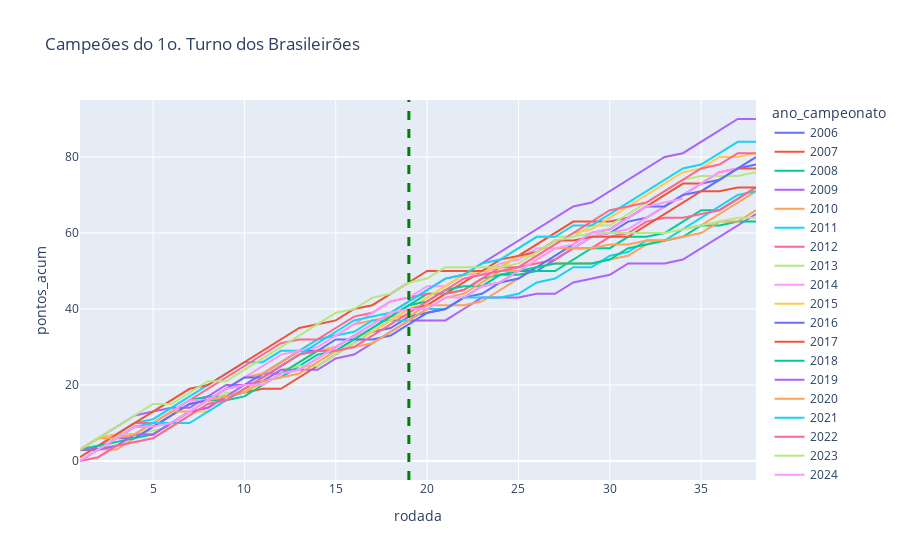

Source (notebook cell):
### Code cell
#Comparativo entre os campeões do 1o. turno desde 2006
plt.figure(figsize = (20,7))
df_plot = df_completo.loc[(df_completo.classificacao_1o_turno == 1) ]
fig = px.line(df_plot, x ='rodada', y = 'pontos_acum', color = 'ano_campeonato', title = f'Campeões do 1o. Turno dos Brasileirões', hover_name='time', hover_data=['classificacao_1o_turno', 'classificacao_final'])
fig.add_vline(x=19, line_width=3, line_dash="dash", line_color="green")

### Figure 1 — Plotly figure (JSON) as saved in the notebook; plotly's stock layout.template omitted (floating-point values rounded to 4 significant figures)
{"data": [{"customdata": [[1, 1], [1, 1], [1, 1], [1, 1], [1, 1], [1, 1], [1, 1], [1, 1], [1, 1], [1, 1], [1, 1], [1, 1], [1, 1], [1, 1], [1, 1], [1, 1], [1, 1], [1, 1], [1, 1], [1, 1], [1, 1], [1, 1], [1, 1], [1, 1], [1, 1], [1, 1], [1, 1], [1, 1], [1, 1], [1, 1], [1, 1], [1, 1], [1, 1], [1, 1], [1, 1], [1, 1], [1, 1], [1, 1]], "hovertemplate": "<b>%{hovertext}</b><br><br>ano_campeonato=2006<br>rodada=%{x}<br>pontos_acum=%{y}<br>classificacao_1o_turno=%{customdata[0]}<br>classificacao_final=%{customdata[1]}<extra></extra>", "hovertext": ["São Paulo", "São Paulo", "São Paulo", "São Paulo", "São Paulo", "São Paulo", "São Paulo", "São Paulo", "São Paulo", "São Paulo", "São Paulo", "São Paulo", "São Paulo", "São Paulo", "São Paulo", "São Paulo", "São Paulo", "São Paulo", "São Paulo", "São Paulo", "São Paulo", "São Paulo", "São Paulo", "São Paulo", "São Paulo", "São Paulo", "São Paulo", "São Paulo", "São Paulo", "São Paulo", "São Paulo", "São Paulo", "São Paulo", "São Paulo", "São Paulo", "São Paulo", "São Paulo", "São Paulo"], "legendgroup": "2006", "line": {"color": "#636efa", "dash": "solid"}, "marker": {"symbol": "circle"}, "mode": "lines", "name": "2006", "orientation": "v", "showlegend": true, "type": "scatter", "x": [1, 2, 3, 4, 5, 6, 7, 8, 9, 10, 11, 12, 13, 14, 15, 16, 17, 18, 19, 20, 21, 22, 23, 24, 25, 26, 27, 28, 29, 30, 31, 32, 33, 34, 35, 36, 37, 38], "xaxis": "x", "y": [3, 3, 6, 9, 9, 12, 15, 16, 19, 20, 23, 26, 29, 29, 30, 33, 34, 35, 38, 39, 40, 43, 44, 47, 50, 50, 53, 56, 59, 60, 63, 64, 67, 70, 73, 74, 77, 78], "yaxis": "y"}, {"customdata": [[1, 1], [1, 1], [1, 1], [1, 1], [1, 1], [1, 1], [1, 1], [1, 1], [1, 1], [1, 1], [1, 1], [1, 1], [1, 1], [1, 1], [1, 1], [1, 1], [1, 1], [1, 1], [1, 1], [1, 1], [1, 1], [1, 1], [1, 1], [1, 1], [1, 1], [1, 1], [1, 1], [1, 1], [1, 1], [1, 1], [1, 1], [1, 1], [1, 1], [1, 1], [1, 1], [1, 1], [1, 1], [1, 1]], "hovertemplate": "<b>%{hovertext}</b><br><br>ano_campeonato=2007<br>rodada=%{x}<br>pontos_acum=%{y}<br>classificacao_1o_turno=%{customdata[0]}<br>classificacao_final=%{customdata[1]}<extra></extra>", "hovertext": ["São Paulo", "São Paulo", "São Paulo", "São Paulo", "São Paulo", "São Paulo", "São Paulo", "São Paulo", "São Paulo", "São Paulo", "São Paulo", "São Paulo", "São Paulo", "São Paulo", "São Paulo", "São Paulo", "São Paulo", "São Paulo", "São Paulo", "São Paulo", "São Paulo", "São Paulo", "São Paulo", "São Paulo", "São Paulo", "São Paulo", "São Paulo", "São Paulo", "São Paulo", "São Paulo", "São Paulo", "São Paulo", "São Paulo", "São Paulo", "São Paulo", "São Paulo", "São Paulo", "São Paulo"], "legendgroup": "2007", "line": {"color": "#EF553B", "dash": "solid"}, "marker": {"symbol": "circle"}, "mode": "lines", "name": "2007", "orientation": "v", "showlegend": true, "type": "scatter", "x": [1, 2, 3, 4, 5, 6, 7, 8, 9, 10, 11, 12, 13, 14, 15, 16, 17, 18, 19, 20, 21, 22, 23, 24, 25, 26, 27, 28, 29, 30, 31, 32, 33, 34, 35, 36, 37, 38], "xaxis": "x", "y": [3, 3, 4, 7, 7, 10, 13, 14, 17, 18, 19, 19, 22, 25, 28, 31, 34, 37, 40, 41, 44, 47, 50, 51, 54, 57, 60, 63, 63, 63, 64, 67, 70, 73, 73, 76, 77, 77], "yaxis": "y"}, {"customdata": [[1, 2], [1, 2], [1, 2], [1, 2], [1, 2], [1, 2], [1, 2], [1, 2], [1, 2], [1, 2], [1, 2], [1, 2], [1, 2], [1, 2], [1, 2], [1, 2], [1, 2], [1, 2], [1, 2], [1, 2], [1, 2], [1, 2], [1, 2], [1, 2], [1, 2], [1, 2], [1, 2], [1, 2], [1, 2], [1, 2], [1, 2], [1, 2], [1, 2], [1, 2], [1, 2], [1, 2], [1, 2], [1, 2]], "hovertemplate": "<b>%{hovertext}</b><br><br>ano_campeonato=2008<br>rodada=%{x}<br>pontos_acum=%{y}<br>classificacao_1o_turno=%{customdata[0]}<br>classificacao_final=%{customdata[1]}<extra></extra>", "hovertext": ["Grêmio", "Grêmio", "Grêmio", "Grêmio", "Grêmio", "Grêmio", "Grêmio", "Grêmio", "Grêmio", "Grêmio", "Grêmio", "Grêmio", "Grêmio", "Grêmio", "Grêmio", "Grêmio", "Grêmio", "Grêmio", "Grêmio", "Grêmio", "Grêmio", "Grêmio", "Grêmio", "Grêmio", "Grêmio", "Grêmio", "Grêmio", "Grêmio", "Grêmio", "Grêmio", "Grêmio", "Grêmio", "Grêmio", "Grêmio", "Grêmio", "Grêmio", "Grêmio", "Grêmio"], "legendgroup": "2008", "line": {"color": "#00cc96", "dash": "solid"}, "marker": {"symbol": "circle"}, "mode": "lines", "name": "2008", "orientation": "v", "showlegend": true, "type": "scatter", "x": [1, 2, 3, 4, 5, 6, 7, 8, 9, 10, 11, 12, 13, 14, 15, 16, 17, 18, 19, 20, 21, 22, 23, 24, 25, 26, 27, 28, 29, 30, 31, 32, 33, 34, 35, 36, 37, 38], "xaxis": "x", "y": [3, 4, 7, 7, 10, 13, 16, 17, 17, 18, 21, 22, 25, 28, 29, 32, 35, 38, 41, 44, 44, 45, 48, 49, 49, 50, 50, 53, 56, 56, 59, 59, 60, 63, 66, 66, 69, 72], "yaxis": "y"}, {"customdata": [[1, 2], [1, 2], [1, 2], [1, 2], [1, 2], [1, 2], [1, 2], [1, 2], [1, 2], [1, 2], [1, 2], [1, 2], [1, 2], [1, 2], [1, 2], [1, 2], [1, 2], [1, 2], [1, 2], [1, 2], [1, 2], [1, 2], [1, 2], [1, 2], [1, 2], [1, 2], [1, 2], [1, 2], [1, 2], [1, 2], [1, 2], [1, 2], [1, 2], [1, 2], [1, 2], [1, 2], [1, 2], [1, 2]], "hovertemplate": "<b>%{hovertext}</b><br><br>ano_campeonato=2009<br>rodada=%{x}<br>pontos_acum=%{y}<br>classificacao_1o_turno=%{customdata[0]}<br>classificacao_final=%{customdata[1]}<extra></extra>", "hovertext": ["Internacional", "Internacional", "Internacional", "Internacional", "Internacional", "Internacional", "Internacional", "Internacional", "Internacional", "Internacional", "Internacional", "Internacional", "Internacional", "Internacional", "Internacional", "Internacional", "Internacional", "Internacional", "Internacional", "Internacional", "Internacional", "Internacional", "Internacional", "Internacional", "Internacional", "Internacional", "Internacional", "Internacional", "Internacional", "Internacional", "Internacional", "Internacional", "Internacional", "Internacional", "Internacional", "Internacional", "Internacional", "Internacional"], "legendgroup": "2009", "line": {"color": "#ab63fa", "dash": "solid"}, "marker": {"symbol": "circle"}, "mode": "lines", "name": "2009", "orientation": "v", "showlegend": true, "type": "scatter", "x": [1, 2, 3, 4, 5, 6, 7, 8, 9, 10, 11, 12, 13, 14, 15, 16, 17, 18, 19, 20, 21, 22, 23, 24, 25, 26, 27, 28, 29, 30, 31, 32, 33, 34, 35, 36, 37, 38], "xaxis": "x", "y": [3, 6, 9, 12, 13, 14, 14, 17, 20, 20, 23, 23, 24, 24, 27, 28, 31, 34, 37, 37, 37, 40, 43, 43, 43, 44, 44, 47, 48, 49, 52, 52, 52, 53, 56, 59, 62, 65], "yaxis": "y"}, {"customdata": [[1, 1], [1, 1], [1, 1], [1, 1], [1, 1], [1, 1], [1, 1], [1, 1], [1, 1], [1, 1], [1, 1], [1, 1], [1, 1], [1, 1], [1, 1], [1, 1], [1, 1], [1, 1], [1, 1], [1, 1], [1, 1], [1, 1], [1, 1], [1, 1], [1, 1], [1, 1], [1, 1], [1, 1], [1, 1], [1, 1], [1, 1], [1, 1], [1, 1], [1, 1], [1, 1], [1, 1], [1, 1], [1, 1]], "hovertemplate": "<b>%{hovertext}</b><br><br>ano_campeonato=2010<br>rodada=%{x}<br>pontos_acum=%{y}<br>classificacao_1o_turno=%{customdata[0]}<br>classificacao_final=%{customdata[1]}<extra></extra>", "hovertext": ["Fluminense", "Fluminense", "Fluminense", "Fluminense", "Fluminense", "Fluminense", "Fluminense", "Fluminense", "Fluminense", "Fluminense", "Fluminense", "Fluminense", "Fluminense", "Fluminense", "Fluminense", "Fluminense", "Fluminense", "Fluminense", "Fluminense", "Fluminense", "Fluminense", "Fluminense", "Fluminense", "Fluminense", "Fluminense", "Fluminense", "Fluminense", "Fluminense", "Fluminense", "Fluminense", "Fluminense", "Fluminense", "Fluminense", "Fluminense", "Fluminense", "Fluminense", "Fluminense", "Fluminense"], "legendgroup": "2010", "line": {"color": "#FFA15A", "dash": "solid"}, "marker": {"symbol": "circle"}, "mode": "lines", "name": "2010", "orientation": "v", "showlegend": true, "type": "scatter", "x": [1, 2, 3, 4, 5, 6, 7, 8, 9, 10, 11, 12, 13, 14, 15, 16, 17, 18, 19, 20, 21, 22, 23, 24, 25, 26, 27, 28, 29, 30, 31, 32, 33, 34, 35, 36, 37, 38], "xaxis": "x", "y": [0, 3, 3, 6, 9, 12, 15, 16, 19, 22, 23, 26, 29, 32, 33, 36, 37, 38, 38, 41, 41, 41, 42, 45, 48, 51, 52, 52, 52, 53, 54, 57, 58, 61, 62, 65, 68, 71], "yaxis": "y"}, {"customdata": [[1, 1], [1, 1], [1, 1], [1, 1], [1, 1], [1, 1], [1, 1], [1, 1], [1, 1], [1, 1], [1, 1], [1, 1], [1, 1], [1, 1], [1, 1], [1, 1], [1, 1], [1, 1], [1, 1], [1, 1], [1, 1], [1, 1], [1, 1], [1, 1], [1, 1], [1, 1], [1, 1], [1, 1], [1, 1], [1, 1], [1, 1], [1, 1], [1, 1], [1, 1], [1, 1], [1, 1], [1, 1], [1, 1]], "hovertemplate": "<b>%{hovertext}</b><br><br>ano_campeonato=2011<br>rodada=%{x}<br>pontos_acum=%{y}<br>classificacao_1o_turno=%{customdata[0]}<br>classificacao_final=%{customdata[1]}<extra></extra>", "hovertext": ["Corinthians", "Corinthians", "Corinthians", "Corinthians", "Corinthians", "Corinthians", "Corinthians", "Corinthians", "Corinthians", "Corinthians", "Corinthians", "Corinthians", "Corinthians", "Corinthians", "Corinthians", "Corinthians", "Corinthians", "Corinthians", "Corinthians", "Corinthians", "Corinthians", "Corinthians", "Corinthians", "Corinthians", "Corinthians", "Corinthians", "Corinthians", "Corinthians", "Corinthians", "Corinthians", "Corinthians", "Corinthians", "Corinthians", "Corinthians", "Corinthians", "Corinthians", "Corinthians", "Corinthians"], "legendgroup": "2011", "line": {"color": "#19d3f3", "dash": "solid"}, "marker": {"symbol": "circle"}, "mode": "lines", "name": "2011", "orientation": "v", "showlegend": true, "type": "scatter", "x": [1, 2, 3, 4, 5, 6, 7, 8, 9, 10, 11, 12, 13, 14, 15, 16, 17, 18, 19, 20, 21, 22, 23, 24, 25, 26, 27, 28, 29, 30, 31, 32, 33, 34, 35, 36, 37, 38], "xaxis": "x", "y": [3, 6, 7, 10, 11, 14, 17, 20, 23, 26, 26, 29, 29, 32, 33, 34, 37, 37, 37, 40, 40, 43, 43, 43, 44, 47, 48, 51, 51, 54, 55, 58, 58, 61, 64, 67, 70, 71], "yaxis": "y"}, {"customdata": [[1, 2], [1, 2], [1, 2], [1, 2], [1, 2], [1, 2], [1, 2], [1, 2], [1, 2], [1, 2], [1, 2], [1, 2], [1, 2], [1, 2], [1, 2], [1, 2], [1, 2], [1, 2], [1, 2], [1, 2], [1, 2], [1, 2], [1, 2], [1, 2], [1, 2], [1, 2], [1, 2], [1, 2], [1, 2], [1, 2], [1, 2], [1, 2], [1, 2], [1, 2], [1, 2], [1, 2], [1, 2], [1, 2]], "hovertemplate": "<b>%{hovertext}</b><br><br>ano_campeonato=2012<br>rodada=%{x}<br>pontos_acum=%{y}<br>classificacao_1o_turno=%{customdata[0]}<br>classificacao_final=%{customdata[1]}<extra></extra>", "hovertext": ["Atlético-MG", "Atlético-MG", "Atlético-MG", "Atlético-MG", "Atlético-MG", "Atlético-MG", "Atlético-MG", "Atlético-MG", "Atlético-MG", "Atlético-MG", "Atlético-MG", "Atlético-MG", "Atlético-MG", "Atlético-MG", "Atlético-MG", "Atlético-MG", "Atlético-MG", "Atlético-MG", "Atlético-MG", "Atlético-MG", "Atlético-MG", "Atlético-MG", "Atlético-MG", "Atlético-MG", "Atlético-MG", "Atlético-MG", "Atlético-MG", "Atlético-MG", "Atlético-MG", "Atlético-MG", "Atlético-MG", "Atlético-MG", "Atlético-MG", "Atlético-MG", "Atlético-MG", "Atlético-MG", "Atlético-MG", "Atlético-MG"], "legendgroup": "2012", "line": {"color": "#FF6692", "dash": "solid"}, "marker": {"symbol": "circle"}, "mode": "lines", "name": "2012", "orientation": "v", "showlegend": true, "type": "scatter", "x": [1, 2, 3, 4, 5, 6, 7, 8, 9, 10, 11, 12, 13, 14, 15, 16, 17, 18, 19, 20, 21, 22, 23, 24, 25, 26, 27, 28, 29, 30, 31, 32, 33, 34, 35, 36, 37, 38], "xaxis": "x", "y": [3, 6, 7, 10, 10, 13, 16, 19, 22, 25, 28, 31, 32, 32, 35, 38, 39, 42, 43, 44, 44, 45, 48, 51, 51, 52, 53, 56, 56, 59, 60, 63, 64, 64, 65, 66, 69, 72], "yaxis": "y"}, {"customdata": [[1, 1], [1, 1], [1, 1], [1, 1], [1, 1], [1, 1], [1, 1], [1, 1], [1, 1], [1, 1], [1, 1], [1, 1], [1, 1], [1, 1], [1, 1], [1, 1], [1, 1], [1, 1], [1, 1], [1, 1], [1, 1], [1, 1], [1, 1], [1, 1], [1, 1], [1, 1], [1, 1], [1, 1], [1, 1], [1, 1], [1, 1], [1, 1], [1, 1], [1, 1], [1, 1], [1, 1], [1, 1], [1, 1]], "hovertemplate": "<b>%{hovertext}</b><br><br>ano_campeonato=2013<br>rodada=%{x}<br>pontos_acum=%{y}<br>classificacao_1o_turno=%{customdata[0]}<br>classificacao_final=%{customdata[1]}<extra></extra>", "hovertext": ["Cruzeiro", "Cruzeiro", "Cruzeiro", "Cruzeiro", "Cruzeiro", "Cruzeiro", "Cruzeiro", "Cruzeiro", "Cruzeiro", "Cruzeiro", "Cruzeiro", "Cruzeiro", "Cruzeiro", "Cruzeiro", "Cruzeiro", "Cruzeiro", "Cruzeiro", "Cruzeiro", "Cruzeiro", "Cruzeiro", "Cruzeiro", "Cruzeiro", "Cruzeiro", "Cruzeiro", "Cruzeiro", "Cruzeiro", "Cruzeiro", "Cruzeiro", "Cruzeiro", "Cruzeiro", "Cruzeiro", "Cruzeiro", "Cruzeiro", "Cruzeiro", "Cruzeiro", "Cruzeiro", "Cruzeiro", "Cruzeiro"], "legendgroup": "2013", "line": {"color": "#B6E880", "dash": "solid"}, "marker": {"symbol": "circle"}, "mode": "lines", "name": "2013", "orientation": "v", "showlegend": true, "type": "scatter", "x": [1, 2, 3, 4, 5, 6, 7, 8, 9, 10, 11, 12, 13, 14, 15, 16, 17, 18, 19, 20, 21, 22, 23, 24, 25, 26, 27, 28, 29, 30, 31, 32, 33, 34, 35, 36, 37, 38], "xaxis": "x", "y": [3, 4, 4, 7, 8, 9, 12, 15, 18, 18, 21, 24, 25, 25, 28, 31, 34, 37, 40, 43, 46, 49, 50, 53, 56, 59, 59, 59, 62, 62, 65, 68, 71, 74, 75, 75, 75, 76], "yaxis": "y"}, {"customdata": [[1, 1], [1, 1], [1, 1], [1, 1], [1, 1], [1, 1], [1, 1], [1, 1], [1, 1], [1, 1], [1, 1], [1, 1], [1, 1], [1, 1], [1, 1], [1, 1], [1, 1], [1, 1], [1, 1], [1, 1], [1, 1], [1, 1], [1, 1], [1, 1], [1, 1], [1, 1], [1, 1], [1, 1], [1, 1], [1, 1], [1, 1], [1, 1], [1, 1], [1, 1], [1, 1], [1, 1], [1, 1], [1, 1]], "hovertemplate": "<b>%{hovertext}</b><br><br>ano_campeonato=2014<br>rodada=%{x}<br>pontos_acum=%{y}<br>classificacao_1o_turno=%{customdata[0]}<br>classificacao_final=%{customdata[1]}<extra></extra>", "hovertext": ["Cruzeiro", "Cruzeiro", "Cruzeiro", "Cruzeiro", "Cruzeiro", "Cruzeiro", "Cruzeiro", "Cruzeiro", "Cruzeiro", "Cruzeiro", "Cruzeiro", "Cruzeiro", "Cruzeiro", "Cruzeiro", "Cruzeiro", "Cruzeiro", "Cruzeiro", "Cruzeiro", "Cruzeiro", "Cruzeiro", "Cruzeiro", "Cruzeiro", "Cruzeiro", "Cruzeiro", "Cruzeiro", "Cruzeiro", "Cruzeiro", "Cruzeiro", "Cruzeiro", "Cruzeiro", "Cruzeiro", "Cruzeiro", "Cruzeiro", "Cruzeiro", "Cruzeiro", "Cruzeiro", "Cruzeiro", "Cruzeiro"], "legendgroup": "2014", "line": {"color": "#FF97FF", "dash": "solid"}, "marker": {"symbol": "circle"}, "mode": "lines", "name": "2014", "orientation": "v", "showlegend": true, "type": "scatter", "x": [1, 2, 3, 4, 5, 6, 7, 8, 9, 10, 11, 12, 13, 14, 15, 16, 17, 18, 19, 20, 21, 22, 23, 24, 25, 26, 27, 28, 29, 30, 31, 32, 33, 34, 35, 36, 37, 38], "xaxis": "x", "y": [3, 4, 7, 7, 10, 13, 16, 16, 19, 22, 25, 28, 29, 30, 33, 36, 39, 42, 43, 46, 46, 49, 49, 52, 53, 56, 56, 56, 59, 60, 61, 64, 67, 70, 73, 76, 77, 80], "yaxis": "y"}, {"customdata": [[1, 1], [1, 1], [1, 1], [1, 1], [1, 1], [1, 1], [1, 1], [1, 1], [1, 1], [1, 1], [1, 1], [1, 1], [1, 1], [1, 1], [1, 1], [1, 1], [1, 1], [1, 1], [1, 1], [1, 1], [1, 1], [1, 1], [1, 1], [1, 1], [1, 1], [1, 1], [1, 1], [1, 1], [1, 1], [1, 1], [1, 1], [1, 1], [1, 1], [1, 1], [1, 1], [1, 1], [1, 1], [1, 1]], "hovertemplate": "<b>%{hovertext}</b><br><br>ano_campeonato=2015<br>rodada=%{x}<br>pontos_acum=%{y}<br>classificacao_1o_turno=%{customdata[0]}<br>classificacao_final=%{customdata[1]}<extra></extra>", "hovertext": ["Corinthians", "Corinthians", "Corinthians", "Corinthians", "Corinthians", "Corinthians", "Corinthians", "Corinthians", "Corinthians", "Corinthians", "Corinthians", "Corinthians", "Corinthians", "Corinthians", "Corinthians", "Corinthians", "Corinthians", "Corinthians", "Corinthians", "Corinthians", "Corinthians", "Corinthians", "Corinthians", "Corinthians", "Corinthians", "Corinthians", "Corinthians", "Corinthians", "Corinthians", "Corinthians", "Corinthians", "Corinthians", "Corinthians", "Corinthians", "Corinthians", "Corinthians", "Corinthians", "Corinthians"], "legendgroup": "2015", "line": {"color": "#FECB52", "dash": "solid"}, "marker": {"symbol": "circle"}, "mode": "lines", "name": "2015", "orientation": "v", "showlegend": true, "type": "scatter", "x": [1, 2, 3, 4, 5, 6, 7, 8, 9, 10, 11, 12, 13, 14, 15, 16, 17, 18, 19, 20, 21, 22, 23, 24, 25, 26, 27, 28, 29, 30, 31, 32, 33, 34, 35, 36, 37, 38], "xaxis": "x", "y": [3, 6, 7, 7, 7, 10, 13, 13, 16, 19, 20, 23, 26, 29, 30, 33, 34, 37, 40, 43, 46, 49, 50, 51, 54, 54, 57, 60, 61, 64, 67, 70, 73, 76, 77, 80, 80, 81], "yaxis": "y"}, {"customdata": [[1, 1], [1, 1], [1, 1], [1, 1], [1, 1], [1, 1], [1, 1], [1, 1], [1, 1], [1, 1], [1, 1], [1, 1], [1, 1], [1, 1], [1, 1], [1, 1], [1, 1], [1, 1], [1, 1], [1, 1], [1, 1], [1, 1], [1, 1], [1, 1], [1, 1], [1, 1], [1, 1], [1, 1], [1, 1], [1, 1], [1, 1], [1, 1], [1, 1], [1, 1], [1, 1], [1, 1], [1, 1], [1, 1]], "hovertemplate": "<b>%{hovertext}</b><br><br>ano_campeonato=2016<br>rodada=%{x}<br>pontos_acum=%{y}<br>classificacao_1o_turno=%{customdata[0]}<br>classificacao_final=%{customdata[1]}<extra></extra>", "hovertext": ["Palmeiras", "Palmeiras", "Palmeiras", "Palmeiras", "Palmeiras", "Palmeiras", "Palmeiras", "Palmeiras", "Palmeiras", "Palmeiras", "Palmeiras", "Palmeiras", "Palmeiras", "Palmeiras", "Palmeiras", "Palmeiras", "Palmeiras", "Palmeiras", "Palmeiras", "Palmeiras", "Palmeiras", "Palmeiras", "Palmeiras", "Palmeiras", "Palmeiras", "Palmeiras", "Palmeiras", "Palmeiras", "Palmeiras", "Palmeiras", "Palmeiras", "Palmeiras", "Palmeiras", "Palmeiras", "Palmeiras", "Palmeiras", "Palmeiras", "Palmeiras"], "legendgroup": "2016", "line": {"color": "#636efa", "dash": "solid"}, "marker": {"symbol": "circle"}, "mode": "lines", "name": "2016", "orientation": "v", "showlegend": true, "type": "scatter", "x": [1, 2, 3, 4, 5, 6, 7, 8, 9, 10, 11, 12, 13, 14, 15, 16, 17, 18, 19, 20, 21, 22, 23, 24, 25, 26, 27, 28, 29, 30, 31, 32, 33, 34, 35, 36, 37, 38], "xaxis": "x", "y": [3, 3, 6, 6, 9, 12, 15, 16, 19, 22, 22, 25, 28, 29, 32, 32, 32, 33, 36, 39, 40, 43, 46, 47, 48, 51, 54, 57, 60, 61, 64, 67, 67, 70, 71, 74, 77, 80], "yaxis": "y"}, {"customdata": [[1, 1], [1, 1], [1, 1], [1, 1], [1, 1], [1, 1], [1, 1], [1, 1], [1, 1], [1, 1], [1, 1], [1, 1], [1, 1], [1, 1], [1, 1], [1, 1], [1, 1], [1, 1], [1, 1], [1, 1], [1, 1], [1, 1], [1, 1], [1, 1], [1, 1], [1, 1], [1, 1], [1, 1], [1, 1], [1, 1], [1, 1], [1, 1], [1, 1], [1, 1], [1, 1], [1, 1], [1, 1], [1, 1]], "hovertemplate": "<b>%{hovertext}</b><br><br>ano_campeonato=2017<br>rodada=%{x}<br>pontos_acum=%{y}<br>classificacao_1o_turno=%{customdata[0]}<br>classificacao_final=%{customdata[1]}<extra></extra>", "hovertext": ["Corinthians", "Corinthians", "Corinthians", "Corinthians", "Corinthians", "Corinthians", "Corinthians", "Corinthians", "Corinthians", "Corinthians", "Corinthians", "Corinthians", "Corinthians", "Corinthians", "Corinthians", "Corinthians", "Corinthians", "Corinthians", "Corinthians", "Corinthians", "Corinthians", "Corinthians", "Corinthians", "Corinthians", "Corinthians", "Corinthians", "Corinthians", "Corinthians", "Corinthians", "Corinthians", "Corinthians", "Corinthians", "Corinthians", "Corinthians", "Corinthians", "Corinthians", "Corinthians", "Corinthians"], "legendgroup": "2017", "line": {"color": "#EF553B", "dash": "solid"}, "marker": {"symbol": "circle"}, "mode": "lines", "name": "2017", "orientation": "v", "showlegend": true, "type": "scatter", "x": [1, 2, 3, 4, 5, 6, 7, 8, 9, 10, 11, 12, 13, 14, 15, 16, 17, 18, 19, 20, 21, 22, 23, 24, 25, 26, 27, 28, 29, 30, 31, 32, 33, 34, 35, 36, 37, 38], "xaxis": "x", "y": [1, 4, 7, 10, 13, 16, 19, 20, 23, 26, 29, 32, 35, 36, 37, 40, 41, 44, 47, 50, 50, 50, 50, 53, 54, 55, 58, 58, 59, 59, 59, 62, 65, 68, 71, 71, 72, 72], "yaxis": "y"}, {"customdata": [[1, 5], [1, 5], [1, 5], [1, 5], [1, 5], [1, 5], [1, 5], [1, 5], [1, 5], [1, 5], [1, 5], [1, 5], [1, 5], [1, 5], [1, 5], [1, 5], [1, 5], [1, 5], [1, 5], [1, 5], [1, 5], [1, 5], [1, 5], [1, 5], [1, 5], [1, 5], [1, 5], [1, 5], [1, 5], [1, 5], [1, 5], [1, 5], [1, 5], [1, 5], [1, 5], [1, 5], [1, 5], [1, 5]], "hovertemplate": "<b>%{hovertext}</b><br><br>ano_campeonato=2018<br>rodada=%{x}<br>pontos_acum=%{y}<br>classificacao_1o_turno=%{customdata[0]}<br>classificacao_final=%{customdata[1]}<extra></extra>", "hovertext": ["São Paulo", "São Paulo", "São Paulo", "São Paulo", "São Paulo", "São Paulo", "São Paulo", "São Paulo", "São Paulo", "São Paulo", "São Paulo", "São Paulo", "São Paulo", "São Paulo", "São Paulo", "São Paulo", "São Paulo", "São Paulo", "São Paulo", "São Paulo", "São Paulo", "São Paulo", "São Paulo", "São Paulo", "São Paulo", "São Paulo", "São Paulo", "São Paulo", "São Paulo", "São Paulo", "São Paulo", "São Paulo", "São Paulo", "São Paulo", "São Paulo", "São Paulo", "São Paulo", "São Paulo"], "legendgroup": "2018", "line": {"color": "#00cc96", "dash": "solid"}, "marker": {"symbol": "circle"}, "mode": "lines", "name": "2018", "orientation": "v", "showlegend": true, "type": "scatter", "x": [1, 2, 3, 4, 5, 6, 7, 8, 9, 10, 11, 12, 13, 14, 15, 16, 17, 18, 19, 20, 21, 22, 23, 24, 25, 26, 27, 28, 29, 30, 31, 32, 33, 34, 35, 36, 37, 38], "xaxis": "x", "y": [3, 4, 5, 6, 7, 10, 13, 16, 16, 17, 20, 23, 26, 29, 29, 32, 35, 38, 41, 42, 45, 46, 46, 49, 50, 51, 52, 52, 52, 53, 56, 57, 58, 59, 62, 62, 63, 63], "yaxis": "y"}, {"customdata": [[1, 1], [1, 1], [1, 1], [1, 1], [1, 1], [1, 1], [1, 1], [1, 1], [1, 1], [1, 1], [1, 1], [1, 1], [1, 1], [1, 1], [1, 1], [1, 1], [1, 1], [1, 1], [1, 1], [1, 1], [1, 1], [1, 1], [1, 1], [1, 1], [1, 1], [1, 1], [1, 1], [1, 1], [1, 1], [1, 1], [1, 1], [1, 1], [1, 1], [1, 1], [1, 1], [1, 1], [1, 1], [1, 1]], "hovertemplate": "<b>%{hovertext}</b><br><br>ano_campeonato=2019<br>rodada=%{x}<br>pontos_acum=%{y}<br>classificacao_1o_turno=%{customdata[0]}<br>classificacao_final=%{customdata[1]}<extra></extra>", "hovertext": ["Flamengo", "Flamengo", "Flamengo", "Flamengo", "Flamengo", "Flamengo", "Flamengo", "Flamengo", "Flamengo", "Flamengo", "Flamengo", "Flamengo", "Flamengo", "Flamengo", "Flamengo", "Flamengo", "Flamengo", "Flamengo", "Flamengo", "Flamengo", "Flamengo", "Flamengo", "Flamengo", "Flamengo", "Flamengo", "Flamengo", "Flamengo", "Flamengo", "Flamengo", "Flamengo", "Flamengo", "Flamengo", "Flamengo", "Flamengo", "Flamengo", "Flamengo", "Flamengo", "Flamengo"], "legendgroup": "2019", "line": {"color": "#ab63fa", "dash": "solid"}, "marker": {"symbol": "circle"}, "mode": "lines", "name": "2019", "orientation": "v", "showlegend": true, "type": "scatter", "x": [1, 2, 3, 4, 5, 6, 7, 8, 9, 10, 11, 12, 13, 14, 15, 16, 17, 18, 19, 20, 21, 22, 23, 24, 25, 26, 27, 28, 29, 30, 31, 32, 33, 34, 35, 36, 37, 38], "xaxis": "x", "y": [3, 3, 4, 7, 7, 10, 13, 14, 17, 20, 21, 24, 24, 27, 30, 33, 36, 39, 42, 45, 48, 49, 52, 55, 58, 61, 64, 67, 68, 71, 74, 77, 80, 81, 84, 87, 90, 90], "yaxis": "y"}, {"customdata": [[1, 4], [1, 4], [1, 4], [1, 4], [1, 4], [1, 4], [1, 4], [1, 4], [1, 4], [1, 4], [1, 4], [1, 4], [1, 4], [1, 4], [1, 4], [1, 4], [1, 4], [1, 4], [1, 4], [1, 4], [1, 4], [1, 4], [1, 4], [1, 4], [1, 4], [1, 4], [1, 4], [1, 4], [1, 4], [1, 4], [1, 4], [1, 4], [1, 4], [1, 4], [1, 4], [1, 4], [1, 4], [1, 4]], "hovertemplate": "<b>%{hovertext}</b><br><br>ano_campeonato=2020<br>rodada=%{x}<br>pontos_acum=%{y}<br>classificacao_1o_turno=%{customdata[0]}<br>classificacao_final=%{customdata[1]}<extra></extra>", "hovertext": ["São Paulo", "São Paulo", "São Paulo", "São Paulo", "São Paulo", "São Paulo", "São Paulo", "São Paulo", "São Paulo", "São Paulo", "São Paulo", "São Paulo", "São Paulo", "São Paulo", "São Paulo", "São Paulo", "São Paulo", "São Paulo", "São Paulo", "São Paulo", "São Paulo", "São Paulo", "São Paulo", "São Paulo", "São Paulo", "São Paulo", "São Paulo", "São Paulo", "São Paulo", "São Paulo", "São Paulo", "São Paulo", "São Paulo", "São Paulo", "São Paulo", "São Paulo", "São Paulo", "São Paulo"], "legendgroup": "2020", "line": {"color": "#FFA15A", "dash": "solid"}, "marker": {"symbol": "circle"}, "mode": "lines", "name": "2020", "orientation": "v", "showlegend": true, "type": "scatter", "x": [1, 2, 3, 4, 5, 6, 7, 8, 9, 10, 11, 12, 13, 14, 15, 16, 17, 18, 19, 20, 21, 22, 23, 24, 25, 26, 27, 28, 29, 30, 31, 32, 33, 34, 35, 36, 37, 38], "xaxis": "x", "y": [3, 6, 6, 7, 10, 13, 13, 16, 17, 18, 21, 22, 23, 26, 29, 30, 31, 34, 37, 40, 43, 44, 47, 50, 50, 53, 56, 56, 56, 57, 57, 58, 58, 59, 60, 63, 63, 66], "yaxis": "y"}, {"customdata": [[1, 1], [1, 1], [1, 1], [1, 1], [1, 1], [1, 1], [1, 1], [1, 1], [1, 1], [1, 1], [1, 1], [1, 1], [1, 1], [1, 1], [1, 1], [1, 1], [1, 1], [1, 1], [1, 1], [1, 1], [1, 1], [1, 1], [1, 1], [1, 1], [1, 1], [1, 1], [1, 1], [1, 1], [1, 1], [1, 1], [1, 1], [1, 1], [1, 1], [1, 1], [1, 1], [1, 1], [1, 1], [1, 1]], "hovertemplate": "<b>%{hovertext}</b><br><br>ano_campeonato=2021<br>rodada=%{x}<br>pontos_acum=%{y}<br>classificacao_1o_turno=%{customdata[0]}<br>classificacao_final=%{customdata[1]}<extra></extra>", "hovertext": ["Atlético-MG", "Atlético-MG", "Atlético-MG", "Atlético-MG", "Atlético-MG", "Atlético-MG", "Atlético-MG", "Atlético-MG", "Atlético-MG", "Atlético-MG", "Atlético-MG", "Atlético-MG", "Atlético-MG", "Atlético-MG", "Atlético-MG", "Atlético-MG", "Atlético-MG", "Atlético-MG", "Atlético-MG", "Atlético-MG", "Atlético-MG", "Atlético-MG", "Atlético-MG", "Atlético-MG", "Atlético-MG", "Atlético-MG", "Atlético-MG", "Atlético-MG", "Atlético-MG", "Atlético-MG", "Atlético-MG", "Atlético-MG", "Atlético-MG", "Atlético-MG", "Atlético-MG", "Atlético-MG", "Atlético-MG", "Atlético-MG"], "legendgroup": "2021", "line": {"color": "#19d3f3", "dash": "solid"}, "marker": {"symbol": "circle"}, "mode": "lines", "name": "2021", "orientation": "v", "showlegend": true, "type": "scatter", "x": [1, 2, 3, 4, 5, 6, 7, 8, 9, 10, 11, 12, 13, 14, 15, 16, 17, 18, 19, 20, 21, 22, 23, 24, 25, 26, 27, 28, 29, 30, 31, 32, 33, 34, 35, 36, 37, 38], "xaxis": "x", "y": [0, 3, 6, 9, 10, 10, 10, 13, 16, 19, 22, 25, 28, 31, 34, 37, 38, 39, 42, 45, 48, 49, 52, 53, 56, 59, 59, 62, 62, 65, 68, 71, 74, 77, 78, 81, 84, 84], "yaxis": "y"}, {"customdata": [[1, 1], [1, 1], [1, 1], [1, 1], [1, 1], [1, 1], [1, 1], [1, 1], [1, 1], [1, 1], [1, 1], [1, 1], [1, 1], [1, 1], [1, 1], [1, 1], [1, 1], [1, 1], [1, 1], [1, 1], [1, 1], [1, 1], [1, 1], [1, 1], [1, 1], [1, 1], [1, 1], [1, 1], [1, 1], [1, 1], [1, 1], [1, 1], [1, 1], [1, 1], [1, 1], [1, 1], [1, 1], [1, 1]], "hovertemplate": "<b>%{hovertext}</b><br><br>ano_campeonato=2022<br>rodada=%{x}<br>pontos_acum=%{y}<br>classificacao_1o_turno=%{customdata[0]}<br>classificacao_final=%{customdata[1]}<extra></extra>", "hovertext": ["Palmeiras", "Palmeiras", "Palmeiras", "Palmeiras", "Palmeiras", "Palmeiras", "Palmeiras", "Palmeiras", "Palmeiras", "Palmeiras", "Palmeiras", "Palmeiras", "Palmeiras", "Palmeiras", "Palmeiras", "Palmeiras", "Palmeiras", "Palmeiras", "Palmeiras", "Palmeiras", "Palmeiras", "Palmeiras", "Palmeiras", "Palmeiras", "Palmeiras", "Palmeiras", "Palmeiras", "Palmeiras", "Palmeiras", "Palmeiras", "Palmeiras", "Palmeiras", "Palmeiras", "Palmeiras", "Palmeiras", "Palmeiras", "Palmeiras", "Palmeiras"], "legendgroup": "2022", "line": {"color": "#FF6692", "dash": "solid"}, "marker": {"symbol": "circle"}, "mode": "lines", "name": "2022", "orientation": "v", "showlegend": true, "type": "scatter", "x": [1, 2, 3, 4, 5, 6, 7, 8, 9, 10, 11, 12, 13, 14, 15, 16, 17, 18, 19, 20, 21, 22, 23, 24, 25, 26, 27, 28, 29, 30, 31, 32, 33, 34, 35, 36, 37, 38], "xaxis": "x", "y": [0, 1, 4, 5, 6, 9, 12, 15, 16, 19, 22, 25, 28, 29, 29, 30, 33, 36, 39, 42, 45, 48, 49, 50, 51, 54, 57, 60, 63, 66, 67, 68, 71, 74, 77, 78, 81, 81], "yaxis": "y"}, {"customdata": [[1, 5], [1, 5], [1, 5], [1, 5], [1, 5], [1, 5], [1, 5], [1, 5], [1, 5], [1, 5], [1, 5], [1, 5], [1, 5], [1, 5], [1, 5], [1, 5], [1, 5], [1, 5], [1, 5], [1, 5], [1, 5], [1, 5], [1, 5], [1, 5], [1, 5], [1, 5], [1, 5], [1, 5], [1, 5], [1, 5], [1, 5], [1, 5], [1, 5], [1, 5], [1, 5], [1, 5], [1, 5], [1, 5]], "hovertemplate": "<b>%{hovertext}</b><br><br>ano_campeonato=2023<br>rodada=%{x}<br>pontos_acum=%{y}<br>classificacao_1o_turno=%{customdata[0]}<br>classificacao_final=%{customdata[1]}<extra></extra>", "hovertext": ["Botafogo", "Botafogo", "Botafogo", "Botafogo", "Botafogo", "Botafogo", "Botafogo", "Botafogo", "Botafogo", "Botafogo", "Botafogo", "Botafogo", "Botafogo", "Botafogo", "Botafogo", "Botafogo", "Botafogo", "Botafogo", "Botafogo", "Botafogo", "Botafogo", "Botafogo", "Botafogo", "Botafogo", "Botafogo", "Botafogo", "Botafogo", "Botafogo", "Botafogo", "Botafogo", "Botafogo", "Botafogo", "Botafogo", "Botafogo", "Botafogo", "Botafogo", "Botafogo", "Botafogo"], "legendgroup": "2023", "line": {"color": "#B6E880", "dash": "solid"}, "marker": {"symbol": "circle"}, "mode": "lines", "name": "2023", "orientation": "v", "showlegend": true, "type": "scatter", "x": [1, 2, 3, 4, 5, 6, 7, 8, 9, 10, 11, 12, 13, 14, 15, 16, 17, 18, 19, 20, 21, 22, 23, 24, 25, 26, 27, 28, 29, 30, 31, 32, 33, 34, 35, 36, 37, 38], "xaxis": "x", "y": [3, 6, 9, 12, 15, 15, 18, 21, 21, 24, 27, 30, 33, 36, 39, 40, 43, 44, 47, 48, 51, 51, 51, 51, 52, 55, 58, 59, 60, 60, 60, 60, 60, 61, 62, 63, 64, 64], "yaxis": "y"}, {"customdata": [[1, 1], [1, 1], [1, 1], [1, 1], [1, 1], [1, 1], [1, 1], [1, 1], [1, 1], [1, 1], [1, 1], [1, 1], [1, 1], [1, 1], [1, 1], [1, 1], [1, 1], [1, 1], [1, 1], [1, 1], [1, 1], [1, 1], [1, 1], [1, 1], [1, 1], [1, 1], [1, 1], [1, 1], [1, 1], [1, 1], [1, 1], [1, 1], [1, 1], [1, 1], [1, 1], [1, 1], [1, 1], [1, 1]], "hovertemplate": "<b>%{hovertext}</b><br><br>ano_campeonato=2024<br>rodada=%{x}<br>pontos_acum=%{y}<br>classificacao_1o_turno=%{customdata[0]}<br>classificacao_final=%{customdata[1]}<extra></extra>", "hovertext": ["Botafogo", "Botafogo", "Botafogo", "Botafogo", "Botafogo", "Botafogo", "Botafogo", "Botafogo", "Botafogo", "Botafogo", "Botafogo", "Botafogo", "Botafogo", "Botafogo", "Botafogo", "Botafogo", "Botafogo", "Botafogo", "Botafogo", "Botafogo", "Botafogo", "Botafogo", "Botafogo", "Botafogo", "Botafogo", "Botafogo", "Botafogo", "Botafogo", "Botafogo", "Botafogo", "Botafogo", "Botafogo", "Botafogo", "Botafogo", "Botafogo", "Botafogo", "Botafogo", "Botafogo"], "legendgroup": "2024", "line": {"color": "#FF97FF", "dash": "solid"}, "marker": {"symbol": "circle"}, "mode": "lines", "name": "2024", "orientation": "v", "showlegend": true, "type": "scatter", "x": [1, 2, 3, 4, 5, 6, 7, 8, 9, 10, 11, 12, 13, 14, 15, 16, 17, 18, 19, 20, 21, 22, 23, 24, 25, 26, 27, 28, 29, 30, 31, 32, 33, 34, 35, 36, 37, 38], "xaxis": "x", "y": [0, 3, 6, 9, 9, 10, 13, 16, 19, 20, 20, 23, 24, 27, 30, 33, 36, 39, 40, 40, 43, 43, 46, 47, 50, 53, 56, 57, 60, 61, 64, 67, 68, 69, null, null, null, null], "yaxis": "y"}], "layout": {"legend": {"title": {"text": "ano_campeonato"}, "tracegroupgap": 0}, "shapes": [{"line": {"color": "green", "dash": "dash", "width": 3}, "type": "line", "x0": 19, "x1": 19, "xref": "x", "y0": 0, "y1": 1, "yref": "y domain"}], "title": {"text": "Campeões do 1o. Turno dos Brasileirões"}, "xaxis": {"anchor": "y", "domain": [0, 1], "title": {"text": "rodada"}}, "yaxis": {"anchor": "x", "domain": [0, 1], "title": {"text": "pontos_acum"}}}}
